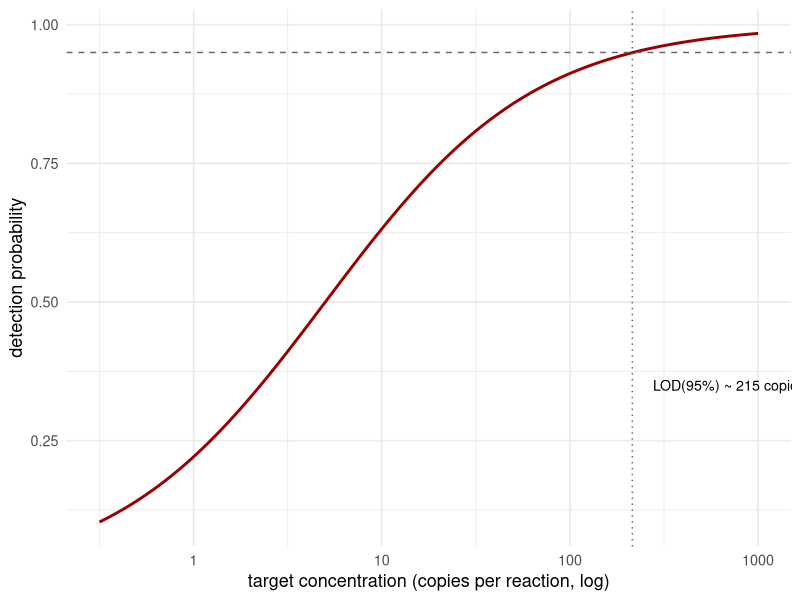
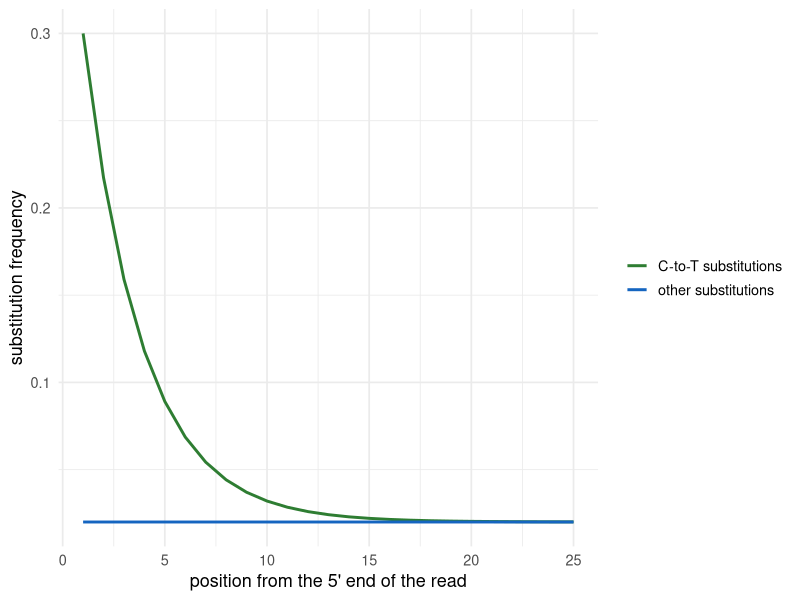

Reproduce these figures in R, in order.
## ---- chunk 1
library(tidyverse)
knitr::opts_chunk$set(eval=TRUE, cache=F, include=T, echo=F, error=F,
                      message=FALSE, comment=c(" "), width=90)
## ---- chunk 2
conc <- 10^seq(-0.5, 3, length.out = 200)
det  <- 1 / (1 + exp(-1.8 * (log10(conc) - 0.7)))   # illustrative logistic model
lod  <- conc[which.min(abs(det - 0.95))]

ggplot(data.frame(conc, det), aes(conc, det)) +
  geom_line(linewidth = 1, colour = "#990000") +
  geom_hline(yintercept = 0.95, linetype = 2, colour = "grey40") +
  geom_vline(xintercept = lod,  linetype = 3, colour = "grey40") +
  annotate("text", x = lod, y = 0.35, hjust = -0.1, size = 3.6,
           label = paste0("LOD(95%) ~ ", round(lod), " copies/reaction")) +
  scale_x_log10() +
  labs(x = "target concentration (copies per reaction, log)",
       y = "detection probability") +
  theme_minimal(base_size = 13)
## ---- chunk 3
pos <- 1:25
ct  <- 0.02 + 0.28 * exp(-0.35 * (pos - 1))     # illustrative C-to-T decay
oth <- rep(0.02, length(pos))

tibble::tibble(pos, `C-to-T substitutions` = ct, `other substitutions` = oth) |>
  pivot_longer(-pos) |>
  ggplot(aes(pos, value, colour = name)) +
  geom_line(linewidth = 1) +
  scale_colour_manual(values = c("#2E7D32", "#1565C0")) +
  labs(x = "position from the 5' end of the read", y = "substitution frequency",
       colour = NULL) +
  theme_minimal(base_size = 13)
